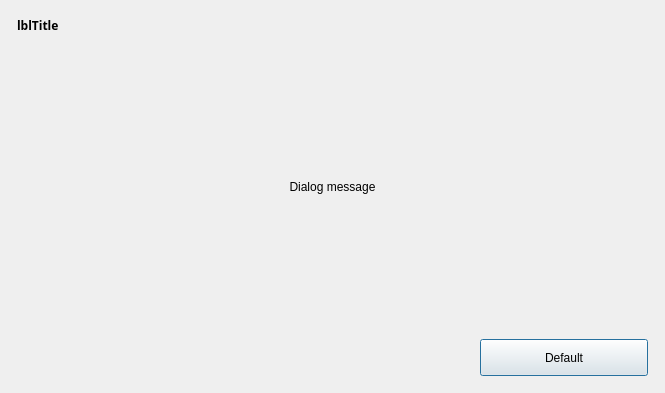
<?xml version="1.0" encoding="UTF-8"?>
<ui version="4.0">
 <class>Dialog</class>
 <widget class="QDialog" name="Dialog">
  <property name="geometry">
   <rect>
    <x>0</x>
    <y>0</y>
    <width>665</width>
    <height>393</height>
   </rect>
  </property>
  <property name="windowTitle">
   <string>Dialog</string>
  </property>
  <property name="autoFillBackground">
   <bool>false</bool>
  </property>
  <layout class="QVBoxLayout" name="verticalLayout_2">
   <item>
    <widget class="QFrame" name="frContainer">
     <property name="frameShape">
      <enum>QFrame::NoFrame</enum>
     </property>
     <property name="frameShadow">
      <enum>QFrame::Raised</enum>
     </property>
     <layout class="QVBoxLayout" name="verticalLayout">
      <property name="spacing">
       <number>0</number>
      </property>
      <property name="margin">
       <number>6</number>
      </property>
      <item>
       <layout class="QHBoxLayout" name="DialogTitle">
        <property name="bottomMargin">
         <number>5</number>
        </property>
        <item>
         <widget class="QLabel" name="lblTitle">
          <property name="sizePolicy">
           <sizepolicy hsizetype="Preferred" vsizetype="Preferred">
            <horstretch>0</horstretch>
            <verstretch>0</verstretch>
           </sizepolicy>
          </property>
          <property name="maximumSize">
           <size>
            <width>16777215</width>
            <height>45</height>
           </size>
          </property>
          <property name="font">
           <font>
            <family>Century Gothic</family>
            <weight>75</weight>
            <bold>true</bold>
           </font>
          </property>
          <property name="text">
           <string>lblTitle</string>
          </property>
         </widget>
        </item>
       </layout>
      </item>
      <item>
       <spacer name="ContentTopSpacer">
        <property name="orientation">
         <enum>Qt::Vertical</enum>
        </property>
        <property name="sizeHint" stdset="0">
         <size>
          <width>20</width>
          <height>44</height>
         </size>
        </property>
       </spacer>
      </item>
      <item>
       <layout class="QHBoxLayout" name="horizontalLayout">
        <item>
         <widget class="QLabel" name="lblMessage">
          <property name="text">
           <string>Dialog message</string>
          </property>
          <property name="alignment">
           <set>Qt::AlignCenter</set>
          </property>
          <property name="wordWrap">
           <bool>true</bool>
          </property>
         </widget>
        </item>
       </layout>
      </item>
      <item>
       <spacer name="ContentBottomSpacer">
        <property name="orientation">
         <enum>Qt::Vertical</enum>
        </property>
        <property name="sizeHint" stdset="0">
         <size>
          <width>20</width>
          <height>43</height>
         </size>
        </property>
       </spacer>
      </item>
      <item>
       <layout class="QHBoxLayout" name="DialogButtons">
        <property name="topMargin">
         <number>5</number>
        </property>
        <item>
         <spacer name="ButtonSpacer">
          <property name="orientation">
           <enum>Qt::Horizontal</enum>
          </property>
          <property name="sizeHint" stdset="0">
           <size>
            <width>40</width>
            <height>20</height>
           </size>
          </property>
         </spacer>
        </item>
        <item>
         <widget class="QPushButton" name="btnCancel">
          <property name="enabled">
           <bool>true</bool>
          </property>
          <property name="minimumSize">
           <size>
            <width>168</width>
            <height>37</height>
           </size>
          </property>
          <property name="maximumSize">
           <size>
            <width>168</width>
            <height>37</height>
           </size>
          </property>
          <property name="text">
           <string>Default</string>
          </property>
          <property name="default">
           <bool>false</bool>
          </property>
         </widget>
        </item>
       </layout>
      </item>
     </layout>
    </widget>
   </item>
  </layout>
 </widget>
 <resources/>
 <connections/>
</ui>
